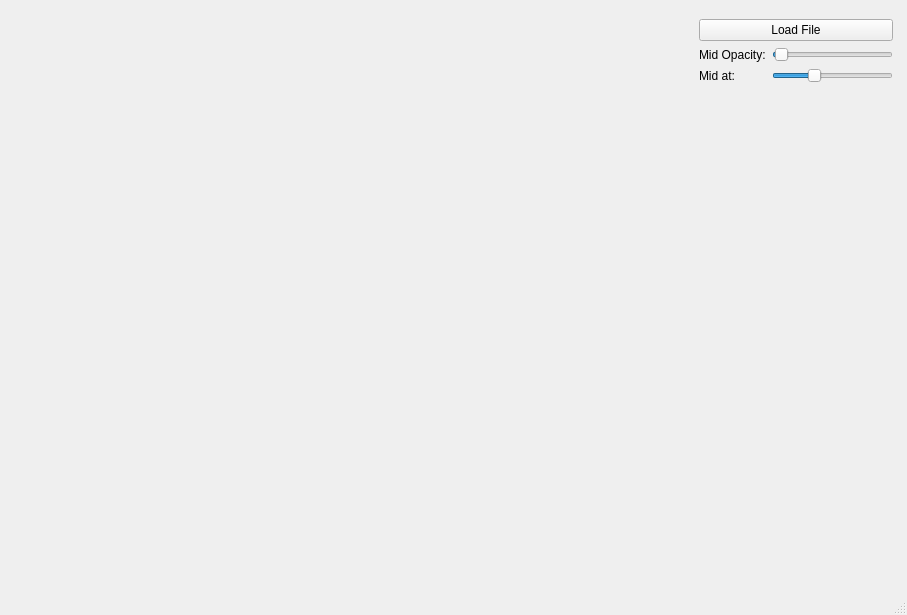
<?xml version="1.0" encoding="UTF-8"?>
<ui version="4.0">
 <class>MainWindow</class>
 <widget class="QMainWindow" name="MainWindow">
  <property name="geometry">
   <rect>
    <x>0</x>
    <y>0</y>
    <width>907</width>
    <height>615</height>
   </rect>
  </property>
  <property name="windowTitle">
   <string>Radioprotect</string>
  </property>
  <widget class="QWidget" name="centralwidget">
   <layout class="QHBoxLayout" name="horizontalLayout" stretch="1">
    <item>
     <widget class="QVTKOpenGLNativeWidget" name="visualisation" native="true">
      <widget class="QWidget" name="verticalLayoutWidget">
       <property name="geometry">
        <rect>
         <x>690</x>
         <y>10</y>
         <width>194</width>
         <height>536</height>
        </rect>
       </property>
       <layout class="QVBoxLayout" name="verticalLayout">
        <item>
         <widget class="QPushButton" name="loadFileButton">
          <property name="text">
           <string>Load File</string>
          </property>
         </widget>
        </item>
        <item>
         <layout class="QHBoxLayout" name="horizontalLayout_2">
          <property name="bottomMargin">
           <number>0</number>
          </property>
         </layout>
        </item>
        <item>
         <layout class="QGridLayout" name="gridLayout">
          <property name="bottomMargin">
           <number>0</number>
          </property>
          <item row="0" column="1">
           <widget class="QSlider" name="midOpacitySlider">
            <property name="minimumSize">
             <size>
              <width>100</width>
              <height>10</height>
             </size>
            </property>
            <property name="maximum">
             <number>1000</number>
            </property>
            <property name="singleStep">
             <number>1</number>
            </property>
            <property name="value">
             <number>20</number>
            </property>
            <property name="orientation">
             <enum>Qt::Horizontal</enum>
            </property>
           </widget>
          </item>
          <item row="0" column="0">
           <widget class="QLabel" name="label">
            <property name="text">
             <string>Mid Opacity:</string>
            </property>
           </widget>
          </item>
          <item row="1" column="0">
           <widget class="QLabel" name="label_2">
            <property name="text">
             <string>Mid at:</string>
            </property>
           </widget>
          </item>
          <item row="1" column="1">
           <widget class="QSlider" name="midAtSlider">
            <property name="maximum">
             <number>3000</number>
            </property>
            <property name="value">
             <number>1000</number>
            </property>
            <property name="orientation">
             <enum>Qt::Horizontal</enum>
            </property>
           </widget>
          </item>
         </layout>
        </item>
        <item>
         <spacer name="verticalSpacer">
          <property name="orientation">
           <enum>Qt::Vertical</enum>
          </property>
          <property name="sizeHint" stdset="0">
           <size>
            <width>20</width>
            <height>40</height>
           </size>
          </property>
         </spacer>
        </item>
       </layout>
      </widget>
     </widget>
    </item>
   </layout>
  </widget>
  <widget class="QMenuBar" name="menubar">
   <property name="geometry">
    <rect>
     <x>0</x>
     <y>0</y>
     <width>907</width>
     <height>23</height>
    </rect>
   </property>
  </widget>
  <widget class="QStatusBar" name="statusbar"/>
 </widget>
 <customwidgets>
  <customwidget>
   <class>QVTKOpenGLNativeWidget</class>
   <extends>QWidget</extends>
   <header>QVTKOpenGLNativeWidget.h</header>
   <container>1</container>
  </customwidget>
 </customwidgets>
 <resources/>
 <connections/>
</ui>
